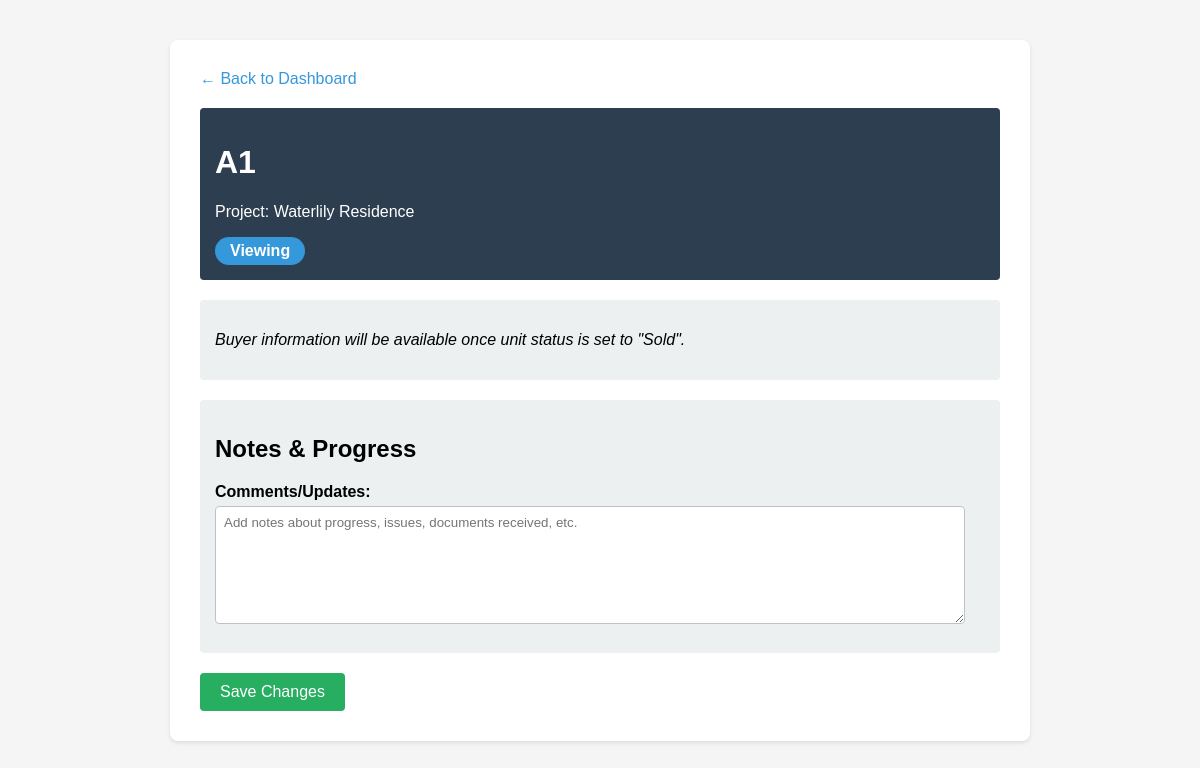
/unit/2, run on the app's committed database.
### tables this page shows
CREATE TABLE units (
            id INTEGER PRIMARY KEY AUTOINCREMENT,
            project_id INTEGER,
            name TEXT NOT NULL,
            status TEXT NOT NULL,
            buyer_name TEXT,
            buyer_phone TEXT,
            buyer_email TEXT,
            sale_price TEXT,
            notes TEXT,
            FOREIGN KEY (project_id) REFERENCES projects (id)
        );

CREATE TABLE projects (
            id INTEGER PRIMARY KEY AUTOINCREMENT,
            name TEXT NOT NULL
        );

### app.py (the view)
@app.route('/unit/<int:unit_id>')
def unit_details(unit_id):
    conn = get_db()
    unit = conn.execute('SELECT * FROM units WHERE id = ?', (unit_id,)).fetchone()
    project = conn.execute('SELECT * FROM projects WHERE id = ?', (unit['project_id'],)).fetchone()
    conn.close()
    return render_template('unit_details.html', unit=unit, project=project)

### app.py (called while the page is built)
def get_db():
    conn = sqlite3.connect('tracker.db')
    conn.row_factory = sqlite3.Row  # This lets us access columns by name
    return conn

### templates/unit_details.html (shortened to what this page needs)
<!DOCTYPE html>
<html>
<head>
</head>
<body>
    <div class="container">
        <a href="/" class="back-link">← Back to Dashboard</a>
        <div class="header">
            <h1>{{ unit.name }}</h1>
            <p>Project: {{ project.name }}</p>
            <span class="status-badge status-{{ unit.status|lower }}">{{ unit.status }}</span>
        </div>
        <form method="POST" action="/update_details/{{ unit.id }}">
            {% if unit.status == 'Sold' %}
            <div class="section">
                <h2>Buyer Information</h2>
                <label>Buyer Name:</label>
                <input type="text" name="buyer_name" value="{{ unit.buyer_name or '' }}" placeholder="Full name of buyer">
                <label>Phone Number:</label>
                <input type="text" name="buyer_phone" value="{{ unit.buyer_phone or '' }}" placeholder="+230 XXXX XXXX">
                <label>Email:</label>
                <input type="email" name="buyer_email" value="{{ unit.buyer_email or '' }}" placeholder="buyer@example.com">
                <label>Sale Price:</label>
                <input type="text" name="sale_price" value="{{ unit.sale_price or '' }}" placeholder="MUR 5,000,000">
            </div>
            {% else %}
            <div class="section">
                <p><em>Buyer information will be available once unit status is set to "Sold".</em></p>
            </div>
            {% endif %}
            <div class="section">
                <h2>Notes & Progress</h2>
                <label>Comments/Updates:</label>
                <textarea name="notes" placeholder="Add notes about progress, issues, documents received, etc.">{{ unit.notes or '' }}</textarea>
            </div>
            <button type="submit">Save Changes</button>
        </form>
    </div>
</body>
</html>

### templates/unit_details.html (style rules this page uses)
body { font-family: Arial; margin: 40px; background-color: #f5f5f5; }
.container { max-width: 800px; margin: 0 auto; background: white; padding: 30px; border-radius: 8px; box-shadow: 0 2px 4px rgba(0,0,0,0.1); }
.header { background: #2c3e50; color: white; padding: 15px; border-radius: 4px; margin-bottom: 20px; }
.section { margin: 20px 0; padding: 15px; background: #ecf0f1; border-radius: 4px; }
label { display: block; font-weight: bold; margin: 10px 0 5px 0; }
input, textarea { width: 95%; padding: 8px; margin-bottom: 10px; border: 1px solid #bdc3c7; border-radius: 4px; }
textarea { min-height: 100px; font-family: Arial; }
button { background: #27ae60; color: white; padding: 10px 20px; border: none; border-radius: 4px; cursor: pointer; font-size: 16px; }
.back-link { display: inline-block; margin-bottom: 20px; color: #3498db; text-decoration: none; }
.status-badge { display: inline-block; padding: 5px 15px; border-radius: 20px; font-weight: bold; }
.status-viewing { background: #3498db; color: white; }

### data on the page
units: name "A1", status "Viewing"
projects: name "Waterlily Residence"
